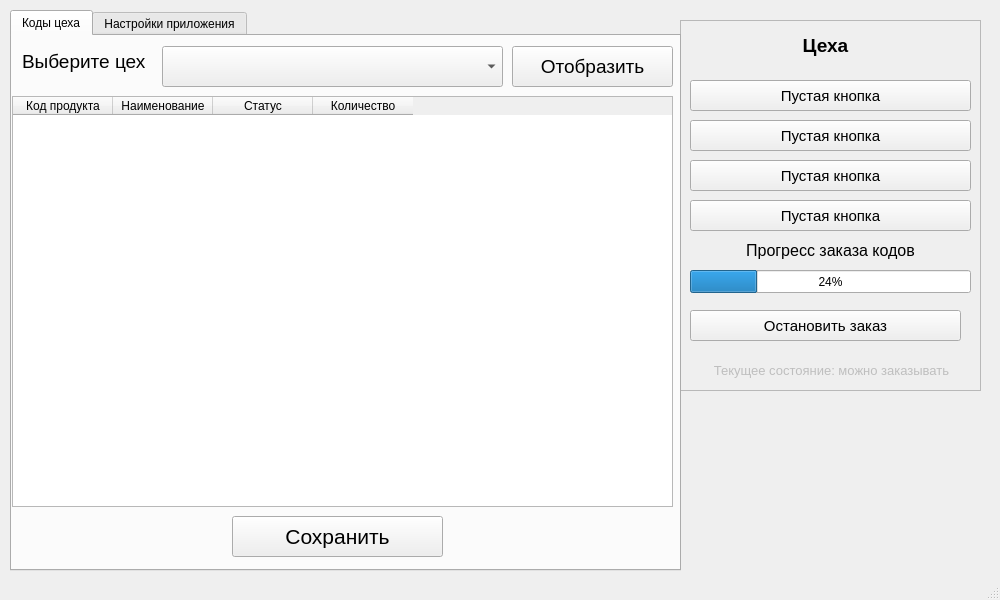
<?xml version="1.0" encoding="UTF-8"?>
<ui version="4.0">
 <class>MainWindow</class>
 <widget class="QMainWindow" name="MainWindow">
  <property name="geometry">
   <rect>
    <x>0</x>
    <y>0</y>
    <width>1000</width>
    <height>600</height>
   </rect>
  </property>
  <property name="windowTitle">
   <string>Заказ кодов</string>
  </property>
  <widget class="QWidget" name="centralwidget">
   <property name="font">
    <font>
     <kerning>true</kerning>
    </font>
   </property>
   <widget class="QFrame" name="workshop_frame">
    <property name="geometry">
     <rect>
      <x>680</x>
      <y>20</y>
      <width>301</width>
      <height>371</height>
     </rect>
    </property>
    <property name="frameShape">
     <enum>QFrame::StyledPanel</enum>
    </property>
    <property name="frameShadow">
     <enum>QFrame::Raised</enum>
    </property>
    <widget class="QPushButton" name="workshop_button_1">
     <property name="geometry">
      <rect>
       <x>10</x>
       <y>60</y>
       <width>281</width>
       <height>31</height>
      </rect>
     </property>
     <property name="font">
      <font>
       <pointsize>11</pointsize>
       <weight>50</weight>
       <bold>false</bold>
      </font>
     </property>
     <property name="text">
      <string>Пустая кнопка</string>
     </property>
    </widget>
    <widget class="QLabel" name="workshop">
     <property name="geometry">
      <rect>
       <x>10</x>
       <y>10</y>
       <width>271</width>
       <height>31</height>
      </rect>
     </property>
     <property name="font">
      <font>
       <pointsize>14</pointsize>
       <weight>75</weight>
       <italic>false</italic>
       <bold>true</bold>
      </font>
     </property>
     <property name="layoutDirection">
      <enum>Qt::LeftToRight</enum>
     </property>
     <property name="text">
      <string>Цеха</string>
     </property>
     <property name="alignment">
      <set>Qt::AlignCenter</set>
     </property>
    </widget>
    <widget class="QPushButton" name="workshop_button_2">
     <property name="geometry">
      <rect>
       <x>10</x>
       <y>100</y>
       <width>281</width>
       <height>31</height>
      </rect>
     </property>
     <property name="font">
      <font>
       <pointsize>11</pointsize>
       <weight>50</weight>
       <bold>false</bold>
      </font>
     </property>
     <property name="text">
      <string>Пустая кнопка</string>
     </property>
    </widget>
    <widget class="QPushButton" name="workshop_button_3">
     <property name="geometry">
      <rect>
       <x>10</x>
       <y>140</y>
       <width>281</width>
       <height>31</height>
      </rect>
     </property>
     <property name="font">
      <font>
       <pointsize>11</pointsize>
       <weight>50</weight>
       <bold>false</bold>
      </font>
     </property>
     <property name="text">
      <string>Пустая кнопка</string>
     </property>
    </widget>
    <widget class="QPushButton" name="workshop_button_4">
     <property name="geometry">
      <rect>
       <x>10</x>
       <y>180</y>
       <width>281</width>
       <height>31</height>
      </rect>
     </property>
     <property name="font">
      <font>
       <pointsize>11</pointsize>
       <weight>50</weight>
       <bold>false</bold>
      </font>
     </property>
     <property name="text">
      <string>Пустая кнопка</string>
     </property>
    </widget>
    <widget class="QProgressBar" name="progressBar">
     <property name="geometry">
      <rect>
       <x>10</x>
       <y>250</y>
       <width>281</width>
       <height>23</height>
      </rect>
     </property>
     <property name="value">
      <number>24</number>
     </property>
    </widget>
    <widget class="QLabel" name="label">
     <property name="geometry">
      <rect>
       <x>10</x>
       <y>220</y>
       <width>281</width>
       <height>21</height>
      </rect>
     </property>
     <property name="font">
      <font>
       <pointsize>12</pointsize>
      </font>
     </property>
     <property name="text">
      <string>Прогресс заказа кодов</string>
     </property>
     <property name="alignment">
      <set>Qt::AlignCenter</set>
     </property>
    </widget>
    <widget class="QPushButton" name="workshop_end_stoping_order">
     <property name="geometry">
      <rect>
       <x>10</x>
       <y>290</y>
       <width>271</width>
       <height>31</height>
      </rect>
     </property>
     <property name="font">
      <font>
       <pointsize>11</pointsize>
       <weight>50</weight>
       <bold>false</bold>
      </font>
     </property>
     <property name="text">
      <string>Остановить заказ</string>
     </property>
    </widget>
    <widget class="QLabel" name="workshop_status_text">
     <property name="enabled">
      <bool>false</bool>
     </property>
     <property name="geometry">
      <rect>
       <x>16</x>
       <y>340</y>
       <width>271</width>
       <height>20</height>
      </rect>
     </property>
     <property name="font">
      <font>
       <pointsize>10</pointsize>
      </font>
     </property>
     <property name="layoutDirection">
      <enum>Qt::LeftToRight</enum>
     </property>
     <property name="text">
      <string>Текущее состояние: можно заказывать</string>
     </property>
     <property name="alignment">
      <set>Qt::AlignCenter</set>
     </property>
    </widget>
   </widget>
   <widget class="QTabWidget" name="settings_frame">
    <property name="geometry">
     <rect>
      <x>10</x>
      <y>10</y>
      <width>671</width>
      <height>561</height>
     </rect>
    </property>
    <property name="currentIndex">
     <number>0</number>
    </property>
    <widget class="QWidget" name="tab">
     <attribute name="title">
      <string>Коды цеха</string>
     </attribute>
     <widget class="QTableWidget" name="table_workshop_codes">
      <property name="geometry">
       <rect>
        <x>0</x>
        <y>60</y>
        <width>661</width>
        <height>411</height>
       </rect>
      </property>
      <property name="rowCount">
       <number>0</number>
      </property>
      <property name="columnCount">
       <number>4</number>
      </property>
      <column>
       <property name="text">
        <string>Код продукта</string>
       </property>
      </column>
      <column>
       <property name="text">
        <string>Наименование</string>
       </property>
      </column>
      <column>
       <property name="text">
        <string>Статус</string>
       </property>
      </column>
      <column>
       <property name="text">
        <string>Количество</string>
       </property>
      </column>
     </widget>
     <widget class="QLabel" name="table_codes_in_file">
      <property name="geometry">
       <rect>
        <x>10</x>
        <y>0</y>
        <width>131</width>
        <height>51</height>
       </rect>
      </property>
      <property name="font">
       <font>
        <pointsize>14</pointsize>
       </font>
      </property>
      <property name="text">
       <string>Выберите цех</string>
      </property>
     </widget>
     <widget class="QComboBox" name="table_workshop_drop_down_list">
      <property name="geometry">
       <rect>
        <x>150</x>
        <y>10</y>
        <width>341</width>
        <height>41</height>
       </rect>
      </property>
      <property name="font">
       <font>
        <pointsize>12</pointsize>
       </font>
      </property>
     </widget>
     <widget class="QPushButton" name="table_workshop_load_from_file">
      <property name="geometry">
       <rect>
        <x>500</x>
        <y>10</y>
        <width>161</width>
        <height>41</height>
       </rect>
      </property>
      <property name="font">
       <font>
        <pointsize>14</pointsize>
       </font>
      </property>
      <property name="text">
       <string>Отобразить</string>
      </property>
     </widget>
     <widget class="QPushButton" name="table_button_save_changes_in_file">
      <property name="geometry">
       <rect>
        <x>220</x>
        <y>480</y>
        <width>211</width>
        <height>41</height>
       </rect>
      </property>
      <property name="font">
       <font>
        <pointsize>16</pointsize>
       </font>
      </property>
      <property name="text">
       <string>Сохранить</string>
      </property>
     </widget>
    </widget>
    <widget class="QWidget" name="tab_2">
     <attribute name="title">
      <string>Настройки приложения</string>
     </attribute>
     <widget class="QPushButton" name="table_2_settings_push_button_save_settings">
      <property name="geometry">
       <rect>
        <x>240</x>
        <y>410</y>
        <width>151</width>
        <height>31</height>
       </rect>
      </property>
      <property name="font">
       <font>
        <pointsize>12</pointsize>
       </font>
      </property>
      <property name="text">
       <string>Сохранить</string>
      </property>
     </widget>
     <widget class="QTableWidget" name="table_2_settings_table_widget_every_days">
      <property name="geometry">
       <rect>
        <x>10</x>
        <y>100</y>
        <width>641</width>
        <height>261</height>
       </rect>
      </property>
      <property name="rowCount">
       <number>0</number>
      </property>
      <property name="columnCount">
       <number>3</number>
      </property>
      <column>
       <property name="text">
        <string>Цех</string>
       </property>
      </column>
      <column>
       <property name="text">
        <string>День недели</string>
       </property>
      </column>
      <column>
       <property name="text">
        <string>Время</string>
       </property>
      </column>
     </widget>
     <widget class="QLabel" name="table_2_settings_label_for_table_every_days">
      <property name="geometry">
       <rect>
        <x>190</x>
        <y>70</y>
        <width>291</width>
        <height>21</height>
       </rect>
      </property>
      <property name="font">
       <font>
        <pointsize>12</pointsize>
       </font>
      </property>
      <property name="text">
       <string>Автоматический заказ кодов для цехов</string>
      </property>
     </widget>
     <widget class="QCheckBox" name="table_2_settings_check_box_for_table_every_days">
      <property name="geometry">
       <rect>
        <x>180</x>
        <y>10</y>
        <width>321</width>
        <height>41</height>
       </rect>
      </property>
      <property name="font">
       <font>
        <pointsize>13</pointsize>
       </font>
      </property>
      <property name="text">
       <string>Статус автоматического заказа кодов</string>
      </property>
     </widget>
     <widget class="QPushButton" name="table_2_settings_push_button_auto_order_codes">
      <property name="geometry">
       <rect>
        <x>220</x>
        <y>460</y>
        <width>191</width>
        <height>41</height>
       </rect>
      </property>
      <property name="font">
       <font>
        <pointsize>12</pointsize>
       </font>
      </property>
      <property name="text">
       <string>Запустить авто-заказ</string>
      </property>
     </widget>
    </widget>
   </widget>
  </widget>
  <widget class="QStatusBar" name="statusbar">
   <property name="enabled">
    <bool>true</bool>
   </property>
  </widget>
  <action name="json_products">
   <property name="text">
    <string>Изменить заказ</string>
   </property>
  </action>
  <action name="auto_order">
   <property name="text">
    <string>Изменить авто-заказ</string>
   </property>
  </action>
 </widget>
 <resources/>
 <connections/>
</ui>
